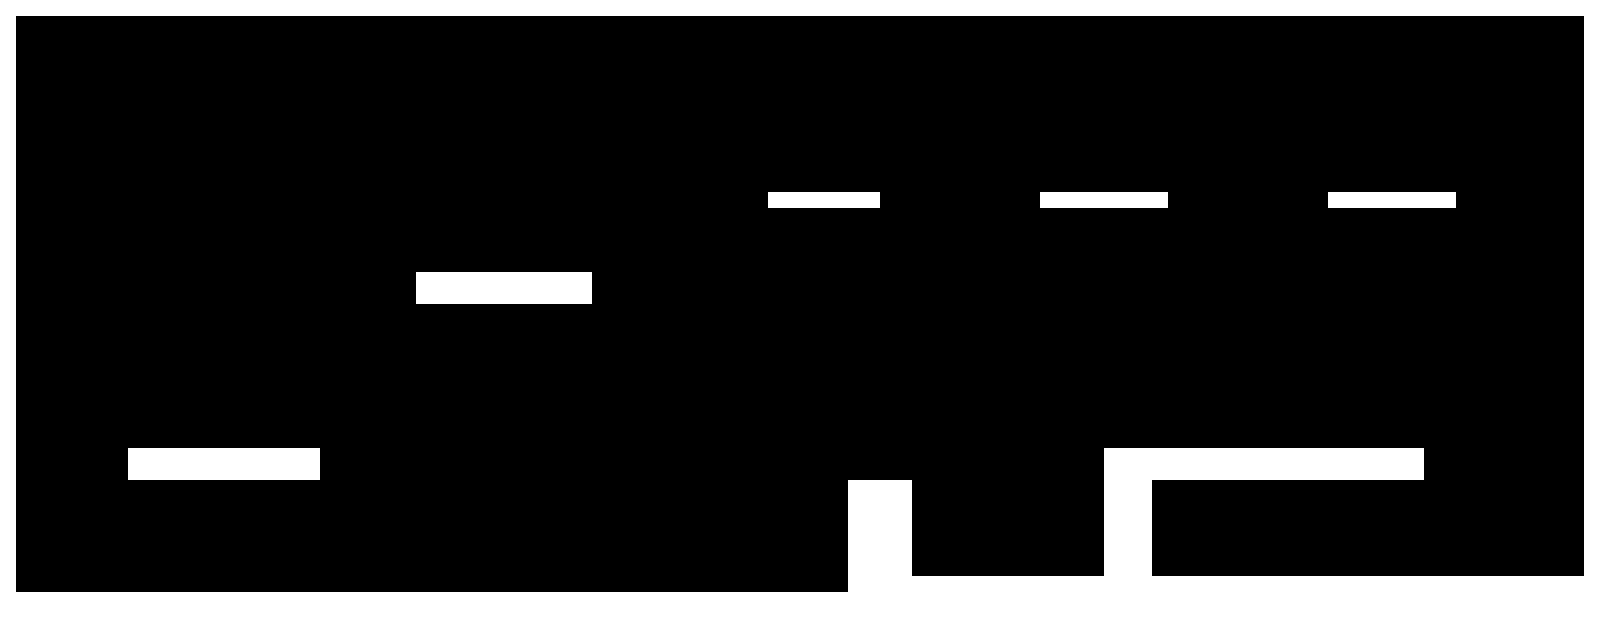

Tiled map render using the project's own tile images. Description and the map definition, with tile-layer contents summarised, below:
An orthogonal 100x40 tile map with 16x16 px tiles, 1 tile layer (mainlayer) and 1 object (Player).

<map version="1.0" orientation="orthogonal" width="100" height="40" tilewidth="16" tileheight="16">
 <properties>
  <property name="physicsGravityY" value="-9.81" />
  <property name="physicsSimulationSpeed" value="1.0" />
  <property name="restrictScrollingToMapBoundary" value="YES" />
 </properties>
 <tileset firstgid="1" name="Tileset_Geometry_16x16_256" tilewidth="16" tileheight="16" spacing="1" margin="1">
  <image source="Tileset_Geometry_16x16_256.png" width="256" height="256" />
 </tileset>
 <layer name="mainlayer" width="100" height="40">
  <properties>
   <property name="_mainTileLayer" value="YES" />
  </properties>
  <data>[4000 cells, 669 non-empty, 1 distinct tile ids]</data>
 </layer>
 <objectgroup draworder="topdown" name="game objects" width="100" height="40">
  <object name="player" type="Player" x="368" y="528" width="32" height="64" />
 </objectgroup>
</map>
